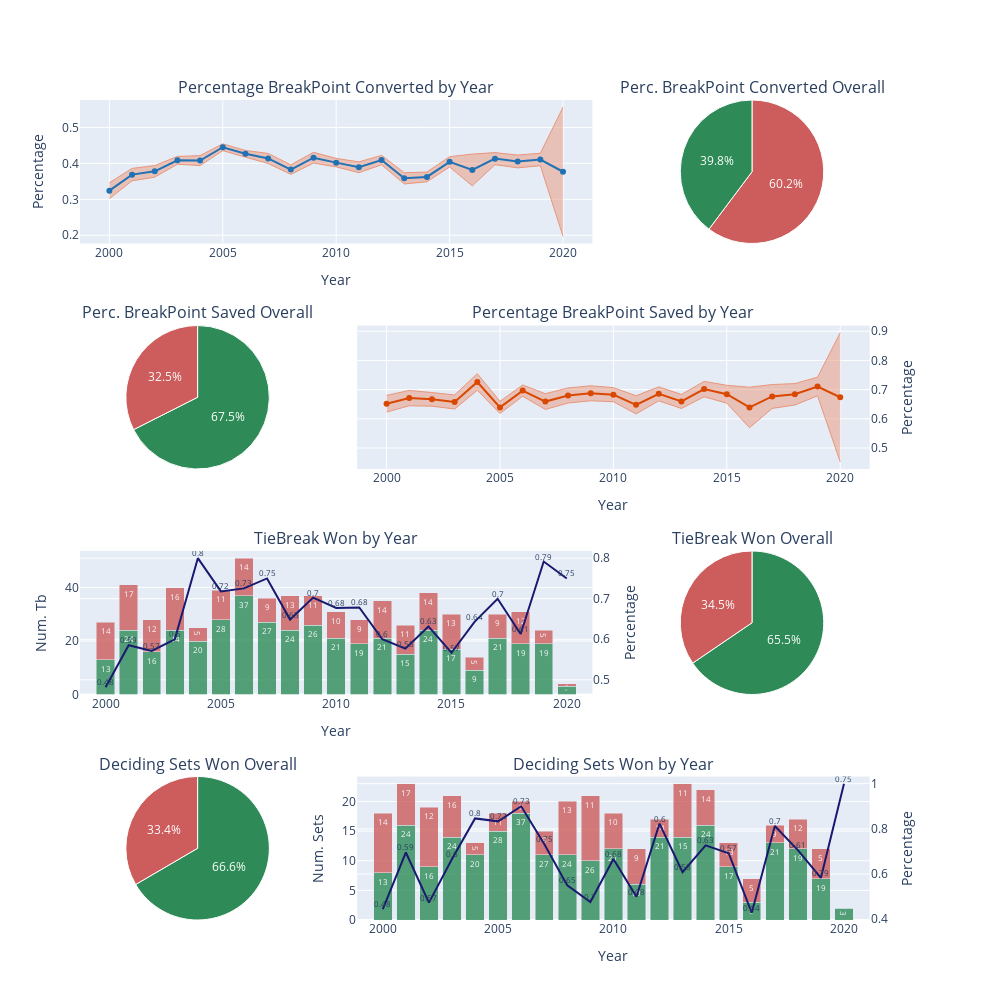

Notebook code for this chart:
### Code cell
def plot_under_pressure(tp):

    m = tp.selected_matches
    

    m_by_year = (m.groupby('year')
        .agg(ace = ('ace', np.sum),
            df = ('df', np.sum),
            svpt = ('svpt', np.sum),
            firstIn = ('1stIn', np.sum),
            firstInStd = ('1stIn', np.std),
            firstWon = ('1stWon', np.sum),
            firstWonStd = ('1stWon', np.std),
            secondWon = ('2ndWon', np.sum),
            secondWonStd = ('2ndWon', np.std), 
            returnWon = ('returnWon', np.sum),    
            returnWonStd = ('returnWon', np.std),    
            returnPlayed = ('returnPlayed', np.sum), 
            bpConverted = ('bpConverted', np.sum),
            bpConvertedStd = ('bpConverted', np.std),
            bpTotal = ('bpTotal', np.sum),
            bpSaved = ('bpSaved', np.sum),
            bpSavedStd = ('bpSaved', np.std),
            bpFaced = ('bpFaced', np.sum),
            tbPlayed = ('tbPlayed', np.sum),
            tbWon = ('tbWon', np.sum),
            decidingSetPlayed = ('decidingSetPlayed', np.sum),
            decidingSetWon = ('decidingSetWon', np.sum))
        .assign(meanFirstIn = lambda x: x['firstIn']/x['svpt'])
        .assign(stdFirstIn = lambda x: x['firstInStd']/x['firstIn'])
        .assign(meanFirstWon = lambda x: x['firstWon']/x['firstIn'])
        .assign(stdFirstWon = lambda x: x['firstWonStd']/x['firstWon'])
        .assign(meanSecondWon = lambda x: x['secondWon']/(x['svpt'] - x['firstIn']))
        .assign(stdSecondWon = lambda x: x['secondWonStd']/x['secondWon'])
        .assign(meanReturnWon = lambda x: x['returnWon']/x['returnPlayed'])
        .assign(stdReturnWon = lambda x: x['returnWonStd']/x['returnWon'])
        .assign(meanBpConverted = lambda x: x['bpConverted']/x['bpTotal'])
        .assign(stdBpConverted = lambda x: x['bpConvertedStd']/x['bpConverted'])
        .assign(meanBpSaved = lambda x: x['bpSaved']/x['bpFaced'])
        .assign(stdBpSaved = lambda x: x['bpSavedStd']/x['bpSaved'])
        .assign(tbLost = lambda x: x['tbPlayed'] - x['tbWon'])
        .assign(percTbWon = lambda x: x['tbWon']/x['tbPlayed'])
        .assign(DecidingSetLost = lambda x: x['decidingSetPlayed'] - x['decidingSetWon'])
        .assign(percDecidingSetWon = lambda x: x['decidingSetWon']/x['decidingSetPlayed'])
        .reset_index().fillna(0.001)
    )
       

    up_overall = m[['bpFaced', 'bpSaved', 'bpConverted', 'bpTotal', 'tbPlayed', 'tbWon', 'decidingSetPlayed', 'decidingSetWon']].sum()

    colors = [
        'rgb(33,113,181)',
        'rgb(217,71,1)',
        'rgb(81, 178, 124)',
        'rgb(235, 127, 134)'
        ]


    fig = make_subplots(
        cols=3, rows=4,
        specs=[[{'colspan': 2}, None, {'type': 'pie'}],
                [{'type': 'pie'}, {'colspan': 2}, None],
                [{'colspan': 2, 'secondary_y': True}, None, {'type': 'pie'}],
                [{'type': 'pie'}, {'colspan': 2, 'secondary_y': True}, None]],
        shared_xaxes=True,
        subplot_titles=[
                'Percentage BreakPoint Converted by Year',  'Perc. BreakPoint Converted Overall',
                'Perc. BreakPoint Saved Overall',  'Percentage BreakPoint Saved by Year',
                'TieBreak Won by Year',  'TieBreak Won Overall',
                'Deciding Sets Won Overall',  'Deciding Sets Won by Year'
                ],
        vertical_spacing=0.1,
        horizontal_spacing=0.05
    )
        

    x = up_by_year['year']
    
    # Break Point Converted
    fig.add_trace(
        go.Scatter(
            x=x, y=up_by_year['meanBpConverted'] + 2* up_by_year['stdBpConverted'],
            name='Upper Band',
            fill=None,
            mode='lines',
            line=dict(color='darksalmon', width=1)
        ),
        row=1, col=1
    )

    fig.add_trace(
        go.Scatter(
            x=x, y=up_by_year['meanBpConverted'] - 2* up_by_year['stdBpConverted'],
            name='Lower Band',
            fill='tonexty', # fill area between trace0 and trace1
            mode='lines',
            line=dict(color='darksalmon', width=1)
        ),
        row=1, col=1
    )

    fig.add_trace(
        go.Scatter(
            x=x, y=up_by_year['meanBpConverted'],
            name='Mean Perc BP Converted',
            textposition='top center',
            mode='lines+markers',
            connectgaps=True,
            marker={'color': colors[0]},
        ),
        row=1, col=1
    )

    fig.add_trace(
        go.Pie(
            labels=['BP Converted', 'BP Not Converted'],
            values=[up_overall['bpConverted'], up_overall['bpTotal'] - up_overall['bpConverted']],
            marker={'colors': ['seagreen', 'indianred'],
                        'line': {'color':'white', 'width':1}}
        ),
        row=1, col=3
    )


    # Break Point Saved
    fig.add_trace(
        go.Scatter(
            x=x, y=up_by_year['meanBpSaved'] + 2* up_by_year['stdBpSaved'],
            name='Upper Band',
            fill=None,
            mode='lines',
            line=dict(color='darksalmon', width=1)
        ),
        row=2, col=2
    )

    fig.add_trace(
        go.Scatter(
            x=x, y=up_by_year['meanBpSaved'] - 2* up_by_year['stdBpSaved'],
            name='Lower Band',
            fill='tonexty', # fill area between trace0 and trace1
            mode='lines',
            line=dict(color='darksalmon', width=1)
        ),
        row=2, col=2
    )

    fig.add_trace(
        go.Scatter(
            x=x, y=up_by_year['meanBpSaved'],
            name='Mean Perc BP Saved',
            textposition='top center',
            mode='lines+markers',
            connectgaps=True,
            marker={'color': colors[1]},
        ),
        row=2, col=2
    )
    
    fig.add_trace(
        go.Pie(
            labels=['BP Saved', 'BP Lost'],
            values=[up_overall['bpSaved'], up_overall['bpFaced'] - up_overall['bpSaved']],
            marker={'colors': ['seagreen', 'indianred'],
                        'line': {'color':'white', 'width':1}}
        ),
        row=2, col=1
    )
    
    
    
    # Tie Break
    fig.add_trace(
        go.Bar(
            x=x, y=up_by_year['tbWon'],
            name='TieBreak Won',
            marker={'color': 'seagreen'},
            text=up_by_year['tbWon'],
            textposition='inside',
            textfont_size=8,
            opacity=0.8
        ),
        row=3, col=1,
        secondary_y=False
    )

    fig.add_trace(
        go.Bar(
            x=x, y=up_by_year['tbLost'],
            name='TieBreak Lost',
            marker={'color': 'indianred'},
            text=up_by_year['tbLost'],
            textposition='inside',
            textfont_size=8,
            opacity=0.8
        ),
        row=3, col=1,
        secondary_y=False
    )

    fig.add_trace(
        go.Scatter(
            x=x, y=up_by_year['percTbWon'],
            name='Win Rate',
            line={'color':'midnightblue', 'width':2},
            mode='lines+text',
            text=up_by_year['percTbWon'].round(2),
            textposition='top center',
            textfont_size=8
        ),
        row=3, col=1,
        secondary_y=True
    )
   
    fig.add_trace(
        go.Pie(
            labels=['TB Won', 'TP Lost'],
            values=[up_overall['tbWon'], up_overall['tbPlayed'] - up_overall['tbWon']],
            marker={'colors': ['seagreen', 'indianred'],
                        'line': {'color':'white', 'width':1}}
        ),
        row=3, col=3
    )
    
    
    
    # Deciding Set
    fig.add_trace(
        go.Bar(
            x=x, y=up_by_year['decidingSetWon'],
            name='Deciding Sets Won',
            marker={'color': 'seagreen'},
            text=up_by_year['tbWon'],
            textposition='inside',
            textfont_size=8,
            opacity=0.8
        ),
        row=4, col=2,
        secondary_y=False
    )

    fig.add_trace(
        go.Bar(
            x=x, y=up_by_year['DecidingSetLost'],
            name='Deciding Sets Lost',
            marker={'color': 'indianred'},
            text=up_by_year['tbLost'],
            textposition='inside',
            textfont_size=8,
            opacity=0.8
        ),
        row=4, col=2,
        secondary_y=False
    )
    
    fig.add_trace(
        go.Scatter(
            x=x, y=up_by_year['percDecidingSetWon'],
            name='Win Rate',
            line={'color':'midnightblue', 'width':2},
            mode='lines+text',
            text=up_by_year['percTbWon'].round(2),
            textposition='top center',
            textfont_size=8
        ),
        row=4, col=2,
        secondary_y=True
    )
   
    fig.add_trace(
        go.Pie(
            labels=['Deciding Set Won', 'Deciding Set Lost'],
            values=[up_overall['decidingSetWon'], up_overall['decidingSetPlayed'] - up_overall['decidingSetWon']],
            marker={'colors': ['seagreen', 'indianred'],
                        'line': {'color':'white', 'width':1}}
        ),
        row=4, col=1
    )
    

    
    
    # Layout
    fig.update_layout(
        barmode='stack',
            height = 1000, width=1000, 
            xaxis1={'title': 'Year'}, xaxis2={'title': 'Year'},
            xaxis3={'title': 'Year'}, xaxis4={'title': 'Year'},
            yaxis={'title': 'Percentage'}, 
            yaxis2={'title': 'Percentage', 'side':'right'},
            yaxis3={'title': 'Num. Tb'}, yaxis4={'title': 'Percentage', 'side':'right'},
            yaxis5={'title': 'Num. Sets'}, yaxis6={'title': 'Percentage', 'side':'right'},
            showlegend=False
        )
    return fig

plot_under_pressure(tp)

### Figure 1 — Plotly figure (JSON) as saved in the notebook; plotly's stock layout.template omitted (floating-point values rounded to 4 significant figures)
{"data": [{"line": {"color": "darksalmon", "width": 1}, "mode": "lines", "name": "Upper Band", "type": "scatter", "x": [2000, 2001, 2002, 2003, 2004, 2005, 2006, 2007, 2008, 2009, 2010, 2011, 2012, 2013, 2014, 2015, 2016, 2017, 2018, 2019, 2020], "xaxis": "x", "y": [0.3463, 0.3861, 0.394, 0.4194, 0.4218, 0.4545, 0.4362, 0.4278, 0.3961, 0.4309, 0.4141, 0.4042, 0.4224, 0.3741, 0.376, 0.4188, 0.426, 0.4301, 0.4233, 0.4283, 0.5567], "yaxis": "y"}, {"fill": "tonexty", "line": {"color": "darksalmon", "width": 1}, "mode": "lines", "name": "Lower Band", "type": "scatter", "x": [2000, 2001, 2002, 2003, 2004, 2005, 2006, 2007, 2008, 2009, 2010, 2011, 2012, 2013, 2014, 2015, 2016, 2017, 2018, 2019, 2020], "xaxis": "x", "y": [0.3018, 0.3515, 0.3618, 0.3979, 0.3939, 0.4356, 0.4174, 0.3999, 0.3695, 0.4009, 0.3903, 0.3742, 0.3962, 0.3428, 0.3489, 0.39, 0.3375, 0.3966, 0.3876, 0.3936, 0.197], "yaxis": "y"}, {"connectgaps": true, "marker": {"color": "rgb(33,113,181)"}, "mode": "lines+markers", "name": "Mean Perc BP Converted", "textposition": "top center", "type": "scatter", "x": [2000, 2001, 2002, 2003, 2004, 2005, 2006, 2007, 2008, 2009, 2010, 2011, 2012, 2013, 2014, 2015, 2016, 2017, 2018, 2019, 2020], "xaxis": "x", "y": [0.3241, 0.3688, 0.3779, 0.4086, 0.4079, 0.4451, 0.4268, 0.4138, 0.3828, 0.4159, 0.4022, 0.3892, 0.4093, 0.3585, 0.3624, 0.4044, 0.3817, 0.4134, 0.4055, 0.4109, 0.3768], "yaxis": "y"}, {"domain": {"x": [0.66, 0.94], "y": [0.825, 1]}, "labels": ["BP Converted", "BP Not Converted"], "marker": {"colors": ["seagreen", "indianred"], "line": {"color": "white", "width": 1}}, "type": "pie", "values": [4788, 7255]}, {"line": {"color": "darksalmon", "width": 1}, "mode": "lines", "name": "Upper Band", "type": "scatter", "x": [2000, 2001, 2002, 2003, 2004, 2005, 2006, 2007, 2008, 2009, 2010, 2011, 2012, 2013, 2014, 2015, 2016, 2017, 2018, 2019, 2020], "xaxis": "x2", "y": [0.6801, 0.6974, 0.69, 0.6819, 0.7547, 0.66, 0.716, 0.686, 0.7059, 0.7132, 0.7069, 0.6791, 0.7096, 0.6834, 0.7283, 0.7149, 0.7083, 0.7175, 0.7207, 0.7427, 0.8952], "yaxis": "y2"}, {"fill": "tonexty", "line": {"color": "darksalmon", "width": 1}, "mode": "lines", "name": "Lower Band", "type": "scatter", "x": [2000, 2001, 2002, 2003, 2004, 2005, 2006, 2007, 2008, 2009, 2010, 2011, 2012, 2013, 2014, 2015, 2016, 2017, 2018, 2019, 2020], "xaxis": "x2", "y": [0.6231, 0.6447, 0.6433, 0.6336, 0.6979, 0.6183, 0.6774, 0.6321, 0.6541, 0.6618, 0.6587, 0.6168, 0.6617, 0.6355, 0.6757, 0.6536, 0.5694, 0.6357, 0.6472, 0.6788, 0.4526], "yaxis": "y2"}, {"connectgaps": true, "marker": {"color": "rgb(217,71,1)"}, "mode": "lines+markers", "name": "Mean Perc BP Saved", "textposition": "top center", "type": "scatter", "x": [2000, 2001, 2002, 2003, 2004, 2005, 2006, 2007, 2008, 2009, 2010, 2011, 2012, 2013, 2014, 2015, 2016, 2017, 2018, 2019, 2020], "xaxis": "x2", "y": [0.6516, 0.6711, 0.6667, 0.6578, 0.7263, 0.6391, 0.6967, 0.6591, 0.68, 0.6875, 0.6828, 0.6479, 0.6856, 0.6594, 0.702, 0.6842, 0.6389, 0.6766, 0.684, 0.7107, 0.6739], "yaxis": "y2"}, {"domain": {"x": [0, 0.28], "y": [0.55, 0.725]}, "labels": ["BP Saved", "BP Lost"], "marker": {"colors": ["seagreen", "indianred"], "line": {"color": "white", "width": 1}}, "type": "pie", "values": [4150, 1994]}, {"marker": {"color": "seagreen"}, "name": "TieBreak Won", "opacity": 0.8, "text": [13, 24, 16, 24, 20, 28, 37, 27, 24, 26, 21, 19, 21, 15, 24, 17, 9, 21, 19, 19, 3], "textfont": {"size": 8}, "textposition": "inside", "type": "bar", "x": [2000, 2001, 2002, 2003, 2004, 2005, 2006, 2007, 2008, 2009, 2010, 2011, 2012, 2013, 2014, 2015, 2016, 2017, 2018, 2019, 2020], "xaxis": "x3", "y": [13, 24, 16, 24, 20, 28, 37, 27, 24, 26, 21, 19, 21, 15, 24, 17, 9, 21, 19, 19, 3], "yaxis": "y3"}, {"marker": {"color": "indianred"}, "name": "TieBreak Lost", "opacity": 0.8, "text": [14, 17, 12, 16, 5, 11, 14, 9, 13, 11, 10, 9, 14, 11, 14, 13, 5, 9, 12, 5, 1], "textfont": {"size": 8}, "textposition": "inside", "type": "bar", "x": [2000, 2001, 2002, 2003, 2004, 2005, 2006, 2007, 2008, 2009, 2010, 2011, 2012, 2013, 2014, 2015, 2016, 2017, 2018, 2019, 2020], "xaxis": "x3", "y": [14, 17, 12, 16, 5, 11, 14, 9, 13, 11, 10, 9, 14, 11, 14, 13, 5, 9, 12, 5, 1], "yaxis": "y3"}, {"line": {"color": "midnightblue", "width": 2}, "mode": "lines+text", "name": "Win Rate", "text": [0.48, 0.59, 0.57, 0.6, 0.8, 0.72, 0.73, 0.75, 0.65, 0.7, 0.68, 0.68, 0.6, 0.58, 0.63, 0.57, 0.64, 0.7, 0.61, 0.79, 0.75], "textfont": {"size": 8}, "textposition": "top center", "type": "scatter", "x": [2000, 2001, 2002, 2003, 2004, 2005, 2006, 2007, 2008, 2009, 2010, 2011, 2012, 2013, 2014, 2015, 2016, 2017, 2018, 2019, 2020], "xaxis": "x3", "y": [0.4815, 0.5854, 0.5714, 0.6, 0.8, 0.7179, 0.7255, 0.75, 0.6486, 0.7027, 0.6774, 0.6786, 0.6, 0.5769, 0.6316, 0.5667, 0.6429, 0.7, 0.6129, 0.7917, 0.75], "yaxis": "y4"}, {"domain": {"x": [0.66, 0.94], "y": [0.275, 0.45]}, "labels": ["TB Won", "TP Lost"], "marker": {"colors": ["seagreen", "indianred"], "line": {"color": "white", "width": 1}}, "type": "pie", "values": [427, 225]}, {"marker": {"color": "seagreen"}, "name": "Deciding Sets Won", "opacity": 0.8, "text": [13, 24, 16, 24, 20, 28, 37, 27, 24, 26, 21, 19, 21, 15, 24, 17, 9, 21, 19, 19, 3], "textfont": {"size": 8}, "textposition": "inside", "type": "bar", "x": [2000, 2001, 2002, 2003, 2004, 2005, 2006, 2007, 2008, 2009, 2010, 2011, 2012, 2013, 2014, 2015, 2016, 2017, 2018, 2019, 2020], "xaxis": "x4", "y": [8, 16, 9, 14, 11, 15, 18, 11, 11, 10, 12, 6, 14, 14, 16, 9, 3, 13, 12, 7, 2], "yaxis": "y5"}, {"marker": {"color": "indianred"}, "name": "Deciding Sets Lost", "opacity": 0.8, "text": [14, 17, 12, 16, 5, 11, 14, 9, 13, 11, 10, 9, 14, 11, 14, 13, 5, 9, 12, 5, 1], "textfont": {"size": 8}, "textposition": "inside", "type": "bar", "x": [2000, 2001, 2002, 2003, 2004, 2005, 2006, 2007, 2008, 2009, 2010, 2011, 2012, 2013, 2014, 2015, 2016, 2017, 2018, 2019, 2020], "xaxis": "x4", "y": [10, 7, 10, 7, 2, 3, 2, 4, 9, 11, 6, 6, 3, 9, 6, 4, 4, 3, 5, 5, 0], "yaxis": "y5"}, {"line": {"color": "midnightblue", "width": 2}, "mode": "lines+text", "name": "Win Rate", "text": [0.48, 0.59, 0.57, 0.6, 0.8, 0.72, 0.73, 0.75, 0.65, 0.7, 0.68, 0.68, 0.6, 0.58, 0.63, 0.57, 0.64, 0.7, 0.61, 0.79, 0.75], "textfont": {"size": 8}, "textposition": "top center", "type": "scatter", "x": [2000, 2001, 2002, 2003, 2004, 2005, 2006, 2007, 2008, 2009, 2010, 2011, 2012, 2013, 2014, 2015, 2016, 2017, 2018, 2019, 2020], "xaxis": "x4", "y": [0.4444, 0.6957, 0.4737, 0.6667, 0.8462, 0.8333, 0.9, 0.7333, 0.55, 0.4762, 0.6667, 0.5, 0.8235, 0.6087, 0.7273, 0.6923, 0.4286, 0.8125, 0.7059, 0.5833, 1], "yaxis": "y6"}, {"domain": {"x": [0, 0.28], "y": [0, 0.175]}, "labels": ["Deciding Set Won", "Deciding Set Lost"], "marker": {"colors": ["seagreen", "indianred"], "line": {"color": "white", "width": 1}}, "type": "pie", "values": [231, 116]}], "layout": {"annotations": [{"font": {"size": 16}, "showarrow": false, "text": "Percentage BreakPoint Converted by Year", "x": 0.305, "xanchor": "center", "xref": "paper", "y": 1, "yanchor": "bottom", "yref": "paper"}, {"font": {"size": 16}, "showarrow": false, "text": "Perc. BreakPoint Converted Overall", "x": 0.8, "xanchor": "center", "xref": "paper", "y": 1, "yanchor": "bottom", "yref": "paper"}, {"font": {"size": 16}, "showarrow": false, "text": "Perc. BreakPoint Saved Overall", "x": 0.14, "xanchor": "center", "xref": "paper", "y": 0.725, "yanchor": "bottom", "yref": "paper"}, {"font": {"size": 16}, "showarrow": false, "text": "Percentage BreakPoint Saved by Year", "x": 0.635, "xanchor": "center", "xref": "paper", "y": 0.725, "yanchor": "bottom", "yref": "paper"}, {"font": {"size": 16}, "showarrow": false, "text": "TieBreak Won by Year", "x": 0.305, "xanchor": "center", "xref": "paper", "y": 0.45, "yanchor": "bottom", "yref": "paper"}, {"font": {"size": 16}, "showarrow": false, "text": "TieBreak Won Overall", "x": 0.8, "xanchor": "center", "xref": "paper", "y": 0.45, "yanchor": "bottom", "yref": "paper"}, {"font": {"size": 16}, "showarrow": false, "text": "Deciding Sets Won Overall", "x": 0.14, "xanchor": "center", "xref": "paper", "y": 0.175, "yanchor": "bottom", "yref": "paper"}, {"font": {"size": 16}, "showarrow": false, "text": "Deciding Sets Won by Year", "x": 0.635, "xanchor": "center", "xref": "paper", "y": 0.175, "yanchor": "bottom", "yref": "paper"}], "barmode": "stack", "height": 1000, "showlegend": false, "width": 1000, "xaxis": {"anchor": "y", "domain": [0, 0.61], "title": {"text": "Year"}}, "xaxis2": {"anchor": "y2", "domain": [0.33, 0.94], "title": {"text": "Year"}}, "xaxis3": {"anchor": "y3", "domain": [0, 0.61], "title": {"text": "Year"}}, "xaxis4": {"anchor": "y5", "domain": [0.33, 0.94], "title": {"text": "Year"}}, "yaxis": {"anchor": "x", "domain": [0.825, 1], "title": {"text": "Percentage"}}, "yaxis2": {"anchor": "x2", "domain": [0.55, 0.725], "side": "right", "title": {"text": "Percentage"}}, "yaxis3": {"anchor": "x3", "domain": [0.275, 0.45], "title": {"text": "Num. Tb"}}, "yaxis4": {"anchor": "x3", "overlaying": "y3", "side": "right", "title": {"text": "Percentage"}}, "yaxis5": {"anchor": "x4", "domain": [0, 0.175], "title": {"text": "Num. Sets"}}, "yaxis6": {"anchor": "x4", "overlaying": "y5", "side": "right", "title": {"text": "Percentage"}}}}
